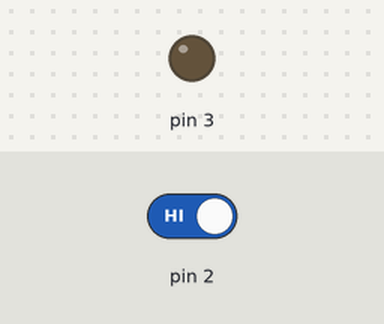
A sketch run on a simulated Arduino Uno, built with avr-gcc and run on an emulated ATmega328P. On the bench: output pins drawn as LEDs (lit = HIGH). The inputs (shaded band) are chosen by the test bench; at power-on: pin 2 HIGH.

Above: at 1.2 s.
1.3 s: pin 2 driven LOW
At 2.0 s:
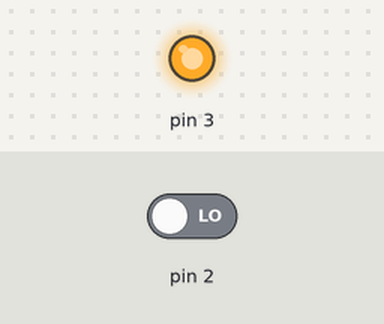
Timing chart, 0 to 4.3 s (numbered marks = the images above; inputs shaded):
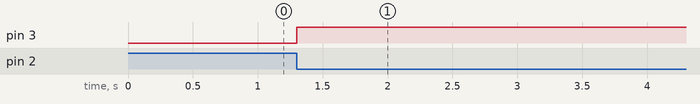

The sketch:

lastran.ino
```cpp
void setup()
{
  pinMode(2,INPUT);
  pinMode(3,OUTPUT);
}

void loop()
{
  if(digitalRead(2)==LOW)
  {
    digitalWrite(3,HIGH);
    delay(1000);
  }
}
```

Measured:
- after the input at 1.3 s, pin 3: LOW → HIGH at once
